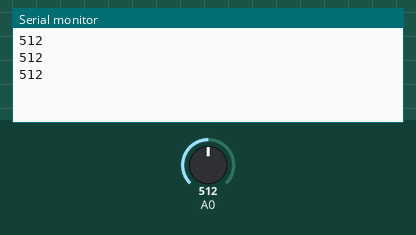
The sketch below on a simulated Arduino Uno, built with avr-gcc and run on an emulated ATmega328P. Shown: the last lines printed to the serial monitor. The test bench sets the inputs (shaded band); at power-on: A0 = 512.

Above: at 1.3 s.
1.4 s: A0 set to 716
At 1.9 s:
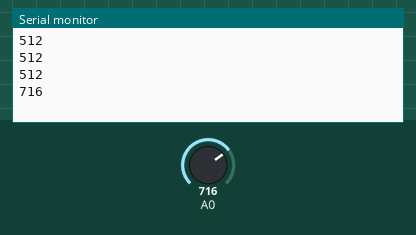
2.9 s: A0 set to 900
At 3.4 s:
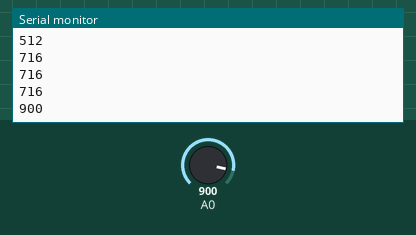
Timing chart, 0 to 5.9 s (numbered marks = the images above; inputs shaded):
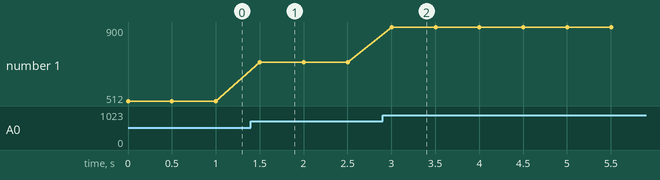

Measured:
- after the input at 1.4 s, the serial monitor: prints a new line after 0.10 s (image 1)
- after the input at 2.9 s, the serial monitor: prints a new line after 0.10 s (image 2)
- plotted number 1: 512 → 716 after the input at 1.4 s, 716 → 900 after the input at 2.9 s

The sketch:

teensytest.ino
```cpp
void setup() {
  Serial.begin(9600);
}

void loop() {
  int fabvar = analogRead(A0);
  Serial.println(fabvar);
  delay(500);

}
```
